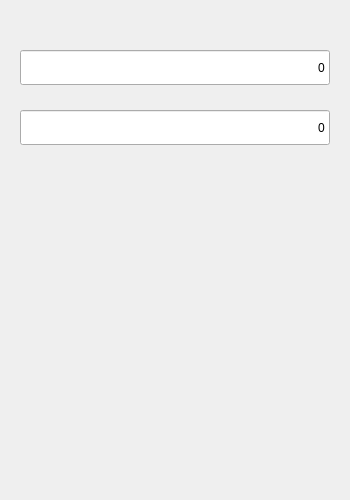
<?xml version="1.0" encoding="UTF-8"?>
<ui version="4.0">
 <class>Dialog</class>
 <widget class="QDialog" name="Dialog">
  <property name="geometry">
   <rect>
    <x>0</x>
    <y>0</y>
    <width>350</width>
    <height>500</height>
   </rect>
  </property>
  <property name="windowTitle">
   <string>进制转换器</string>
  </property>
  <widget class="QLineEdit" name="m_inputEdit">
   <property name="geometry">
    <rect>
     <x>20</x>
     <y>50</y>
     <width>310</width>
     <height>35</height>
    </rect>
   </property>
   <property name="text">
    <string>0</string>
   </property>
   <property name="alignment">
    <set>Qt::AlignRight|Qt::AlignTrailing|Qt::AlignVCenter</set>
   </property>
  </widget>
  <widget class="QLineEdit" name="m_resultEdit">
   <property name="geometry">
    <rect>
     <x>20</x>
     <y>110</y>
     <width>310</width>
     <height>35</height>
    </rect>
   </property>
   <property name="text">
    <string>0</string>
   </property>
   <property name="readOnly">
    <bool>true</bool>
   </property>
   <property name="alignment">
    <set>Qt::AlignRight|Qt::AlignTrailing|Qt::AlignVCenter</set>
   </property>
  </widget>
 </widget>
 <resources/>
 <connections>
  <!-- 使用信号槽编辑器建立关联 -->
  <connection>
   <sender>m_calcButton</sender>
   <signal>clicked()</signal>
   <receiver>Dialog</receiver>
   <slot>onCalculateClicked()</slot>
  </connection>
  <connection>
   <sender>m_clearButton</sender>
   <signal>clicked()</signal>
   <receiver>Dialog</receiver>
   <slot>onClearClicked()</slot>
  </connection>
  <connection>
   <sender>m_exitButton</sender>
   <signal>clicked()</signal>
   <receiver>Dialog</receiver>
   <slot>onExitClicked()</slot>
  </connection>
 </connections>
 <slots>
  <slot>onCalculateClicked()</slot>
  <slot>onClearClicked()</slot>
  <slot>onExitClicked()</slot>
  <slot>onDigitClicked()</slot>
 </slots>
</ui>
